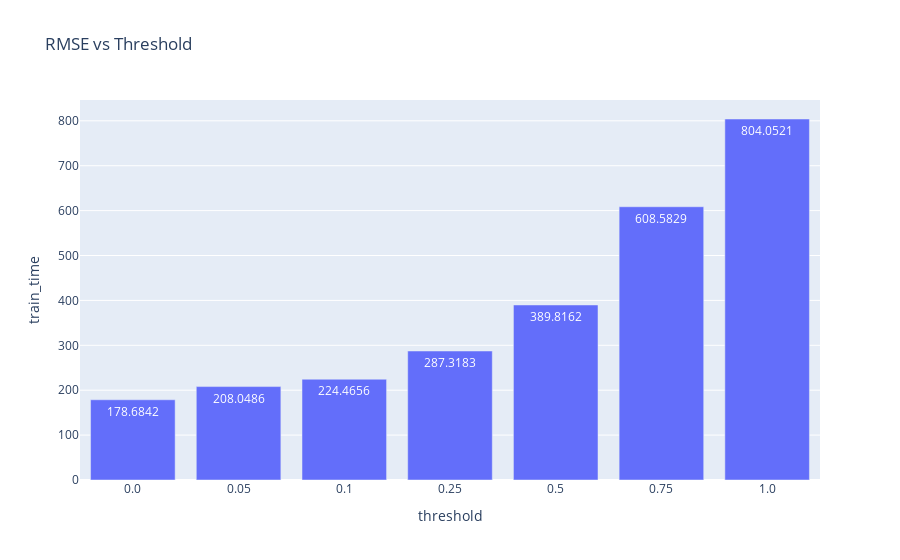

This figure's notebook cell:
### Code cell
# fig = px.line(df, x='threshold', y='train_time', title='RMSE vs Threshold')
fig = px.bar(df, x='threshold', y='train_time', text_auto=True, title='RMSE vs Threshold')
fig.show()

### Figure 1 — Plotly figure (JSON) as saved in the notebook; plotly's stock layout.template omitted (floating-point values rounded to 4 significant figures)
{"data": [{"alignmentgroup": "True", "hovertemplate": "threshold=%{x}<br>train_time=%{y}<extra></extra>", "legendgroup": "", "marker": {"color": "#636efa", "pattern": {"shape": ""}}, "name": "", "offsetgroup": "", "orientation": "v", "showlegend": false, "textposition": "auto", "texttemplate": "%{y}", "type": "bar", "x": ["0.0", "0.05", "0.1", "0.25", "0.5", "0.75", "1.0"], "xaxis": "x", "y": [178.7, 208.0, 224.5, 287.3, 389.8, 608.6, 804.1], "yaxis": "y"}], "layout": {"barmode": "relative", "legend": {"tracegroupgap": 0}, "title": {"text": "RMSE vs Threshold"}, "xaxis": {"anchor": "y", "domain": [0, 1], "title": {"text": "threshold"}}, "yaxis": {"anchor": "x", "domain": [0, 1], "title": {"text": "train_time"}}}}
